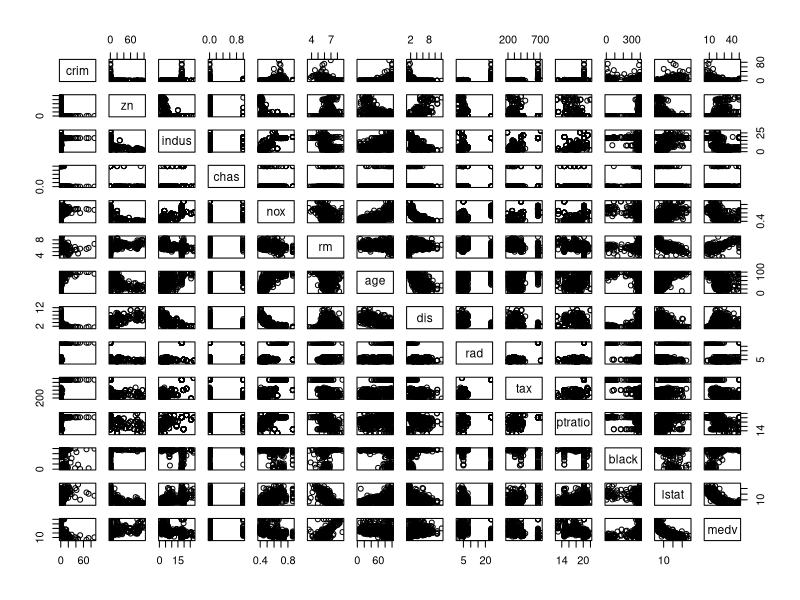
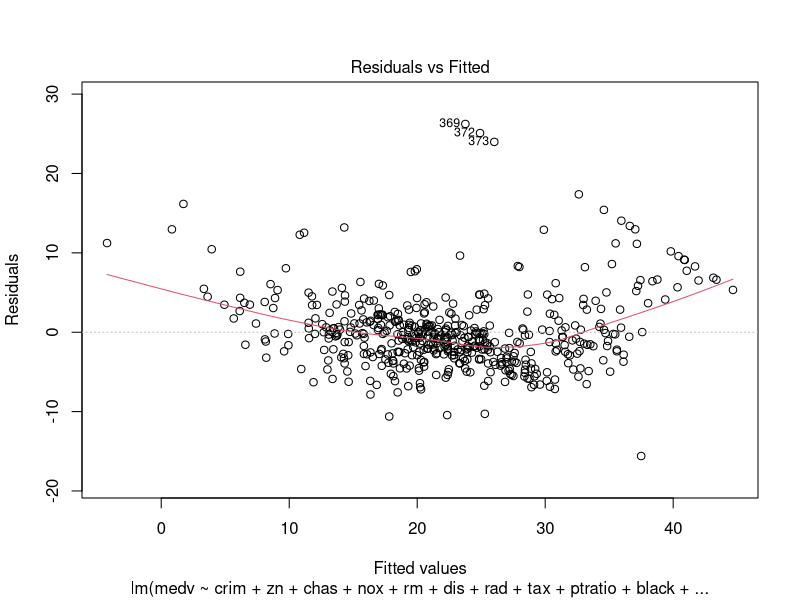
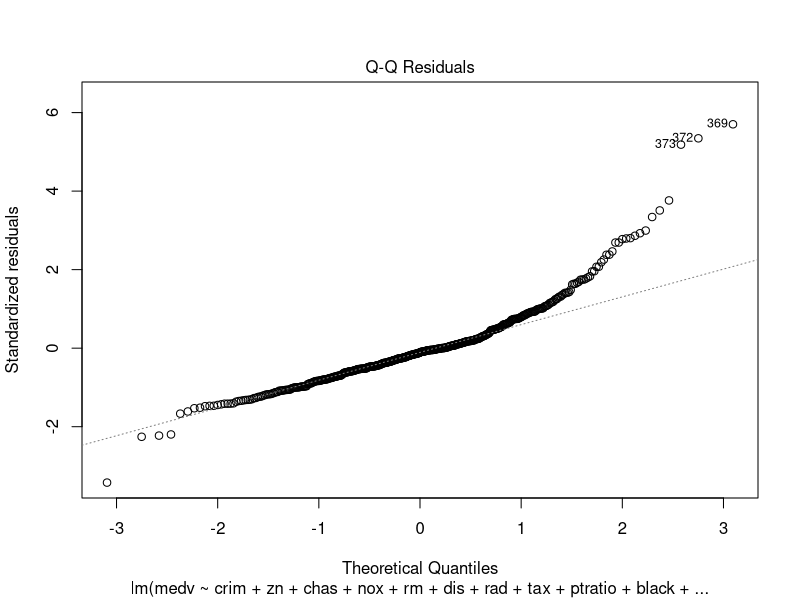
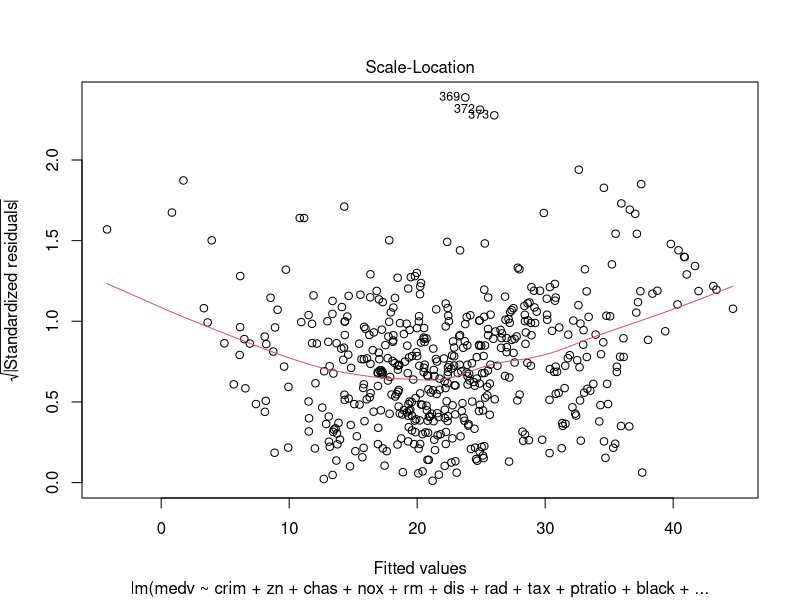
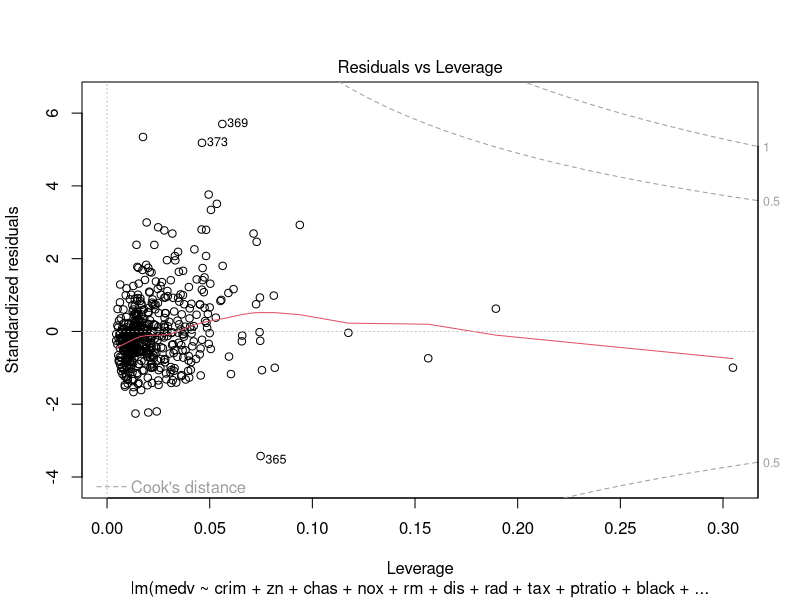
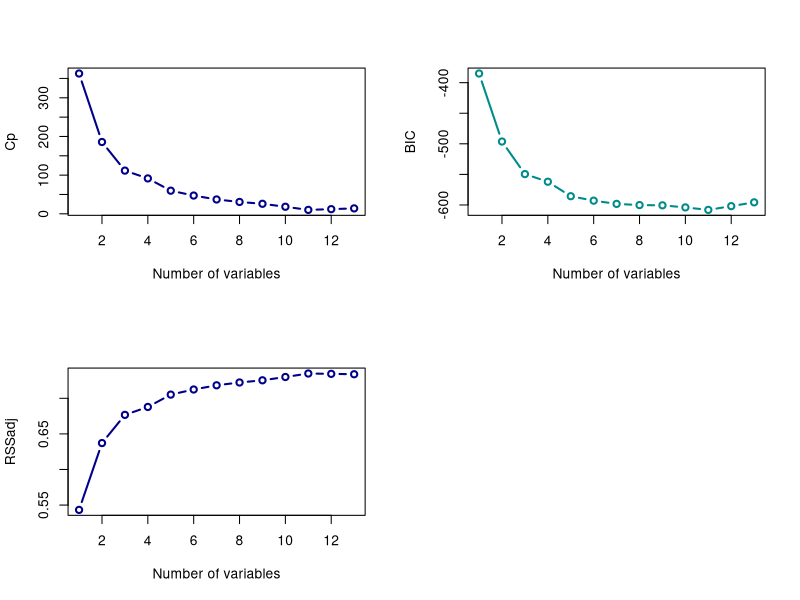
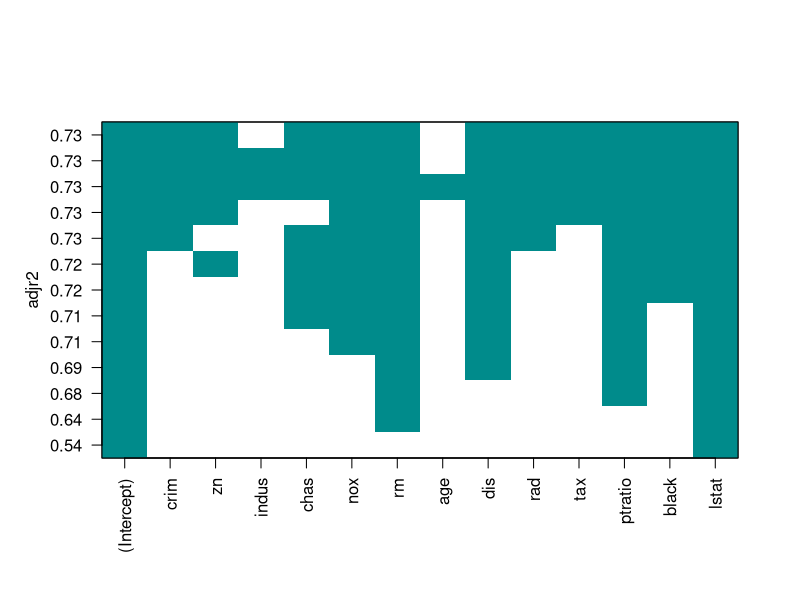
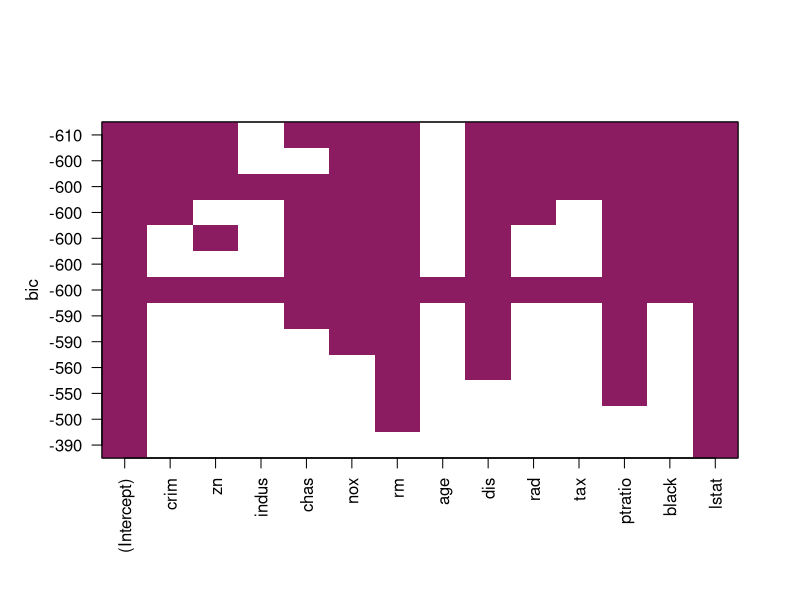

R code for these plots, in order: (Note: this script raises an error after producing the figures.)
## ---- chunk 1

##### Multiple Regression Chap 3 ISL

## Install packages
#install.packages("leaps");install.packages("car");
#install.packages("glmnet"); install.packages("plotmo")
## load libraries
suppressMessages(suppressWarnings(library(MASS)))#para el vif
suppressMessages(suppressWarnings(library(car)))#para el vif
suppressMessages(suppressWarnings(library(glmnet)))#lasso y ridge
suppressMessages(suppressWarnings(library(leaps)))#subset selection, Cp, AIC, BIC
###### Data
data("Boston")
names(Boston)
# medv=median house value
attach(Boston)
pairs(Boston)
modelo1=lm(medv~.,data=Boston) 
summary(modelo1)
vif(modelo1)
modelo2=update(modelo1,~.-tax)
summary(modelo2)
modelo3=update(modelo1,~.-age)
summary(modelo3)
saic=stepAIC(modelo1)
plot(saic)

######### seleccion de modelos 
fit.full=regsubsets(medv~.,data=Boston) 
summary(fit.full) #max 8 predictors , change it with nvmax=...
summary.fit.full=summary(fit.full)
names(summary.fit.full)
summary.fit.full$cp # proportional to AIC
summary.fit.full$bic
summary.fit.full$adjr2
## All criteria choose model 8

fit.full.larger=regsubsets(medv~.,data=Boston,nvmax=13) 
summary.fit.full.larger=summary(fit.full.larger)
summary.fit.full.larger$cp  #mod 11
summary.fit.full.larger$bic #mod 11
summary.fit.full.larger$adjr2 #mod 11

par(mfrow=c(2,2))
plot(summary.fit.full.larger$cp,xlab="Number of variables",ylab="Cp", type="b",col="darkblue",lwd=2)
plot(summary.fit.full.larger$bic,xlab="Number of variables",ylab="BIC", type="b",col="darkcyan",lwd=2)
plot(summary.fit.full.larger$adjr2,xlab="Number of variables",ylab="RSSadj", type="b",col="darkblue",lwd=2)

### a particular plot from regsubsets:
par(mfrow=c(1,1))
#squares indicate which variable is present
plot(fit.full.larger, scale="adjr2", col="darkcyan")
plot(fit.full.larger, scale="bic", col="maroon4")
plot(fit.full.larger, scale="Cp", col="dodgerblue2")

###### forward selection
forward=regsubsets(medv~.,data=Boston,nvmax=13,method="forward") 
summary(forward)

######### how do we choose????? Cross-validation (later)

########## LASSO  lambda is chosen wirh CV as well...  train/validate
## in order to split the data, put iyt in vector Y matrix X
library(plotmo) # for plot_glmnet
set.seed(115)
x=model.matrix(medv~.,data=Boston)[,-1]
y=Boston$medv
train=sample(1:nrow(x),nrow(x)/2)
test=(-train)
y.test=y[test]
lasso.mod=glmnet(x[train,], y[train],alpha=1,standardize=TRUE)
plot_glmnet(lasso.mod, label=TRUE,lwd=2)

cv.out =cv.glmnet (x[train ,],y[train],alpha =1)
plot(cv.out)
bestlam =cv.out$lambda.min;bestlam
lasso.pred=predict (lasso.mod ,s=bestlam ,newx=x[test ,])
mean(( lasso.pred -y.test)^2)

out=glmnet (x,y,alpha =1) #### with all data
lasso.coef=predict (out,type="coefficients",s=bestlam )[1:13,]
lasso.coef

#### other training proportion
train2=sample(1:nrow(x),2*nrow(x)/3)
test2=(-train2)
y2.test=y[test2]
cv.out =cv.glmnet (x[train2,],y[train2],alpha =1)
plot(cv.out)
bestlam =cv.out$lambda.min;bestlam
out=glmnet (x,y,alpha =1) #### with all data
lasso.coef=predict (out,type="coefficients",s=bestlam )[1:13,]
lasso.coef
############### mtcars  (far away from "big" data)
data(mtcars)
correlations=cor(mtcars)
round(correlations,2)
modelo=lm(mpg~., data=mtcars)
anova(modelo)
x=as.matrix(mtcars[-1])
y=mtcars[,1]
mod=glmnet(x,y,standardize=T,alpha=1)
plot.glmnet(mod,label=T,lwd=2)

mod=glmnet(as.matrix(x),y,standardize=T,alpha=1)
plot_glmnet(mod, label=T, lwd=2, xvar="norm")                             # default colors
plot_glmnet(mod, label=5)                    # label the 5 biggest final coefs

######choosing lambda

train=sample(1:nrow(x),nrow(x)*0.66)
test=(-train)
y.test=y[test]
cv.out =cv.glmnet (as.matrix(x[train,]),y[train],alpha =1,nfold=5)
plot(cv.out) # dotted line on the left min cv-error, right error within 1 stdev from min
bestlam =cv.out$lambda.min;bestlam
out=glmnet(as.matrix(x),y,alpha =1) #### with all data, no standarization
lasso.coef=predict (out,type="coefficients",s=bestlam )[1:11,]
lasso.coef


####################### large p
set.seed(19874)
n <- 1000    # Number of observations
p <- 5000     # Number of predictors included in model
real_p <- 1500  # Number of true predictors
x <- matrix(rnorm(n*p), nrow=n, ncol=p)
y <- apply(x[,1:real_p], 1, sum) + rnorm(n)

# Split data into train and test sets
train_rows <- sample(1:n, .66*n)
x.train <- x[train_rows, ]
x.test <- x[-train_rows, ]

y.train <- y[train_rows]
y.test <- y[-train_rows]

fit.lasso <- glmnet(x.train, y.train, family="gaussian", alpha=1)
fit.lasso.cv <- cv.glmnet(x.train, y.train, type.measure="mse", alpha=1,family="gaussian")
bestlam =fit.lasso.cv$lambda.min;bestlam
out=glmnet (x,y,alpha =1) #### with all data
lasso.coef=predict (out,type="coefficients",s=bestlam )[1:5000,]
length(lasso.coef[lasso.coef!=0])
